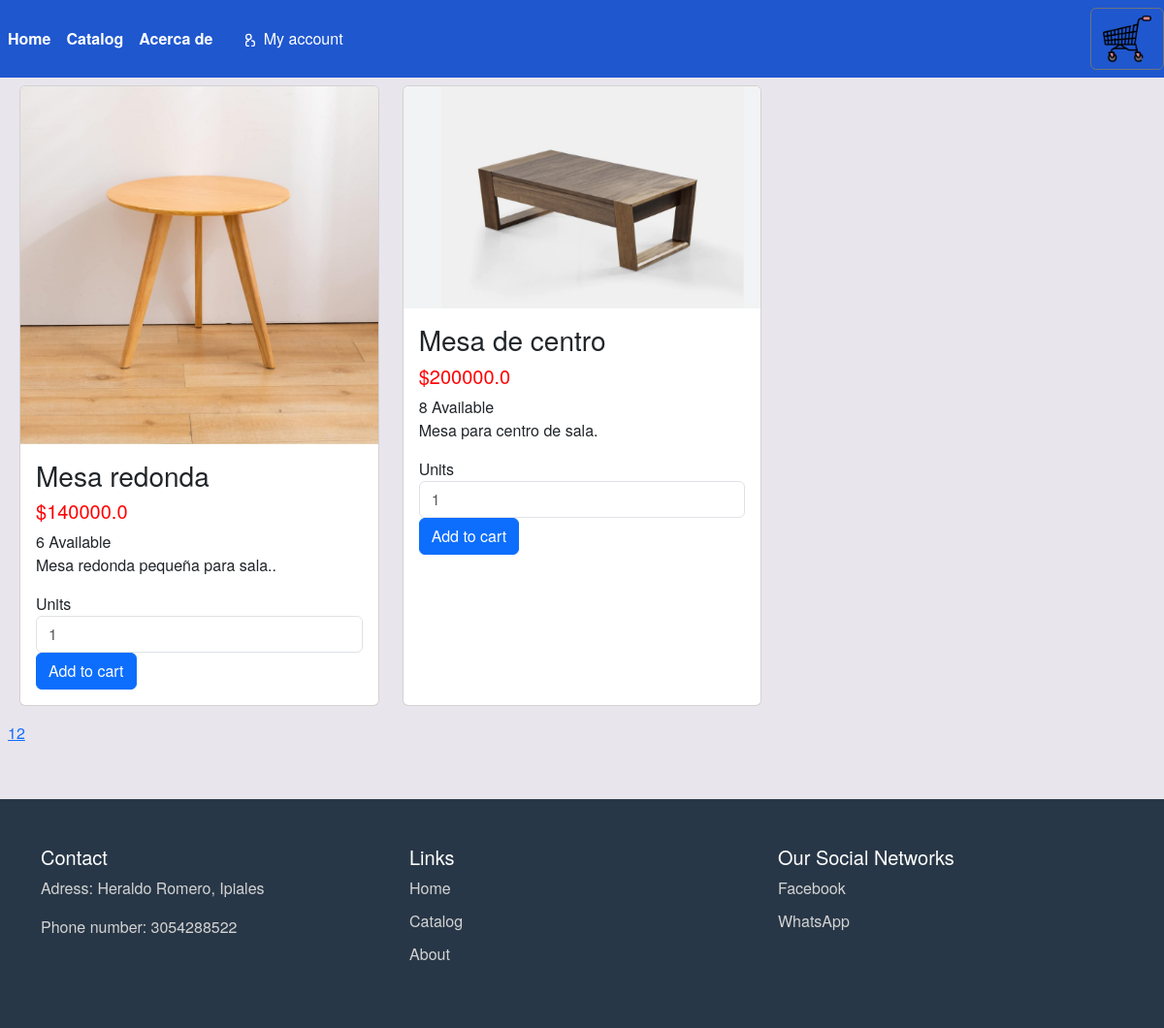
/catalogo?page=2, run on the app's committed database.
### tables this page shows
CREATE TABLE Productos (
            id INTEGER PRIMARY KEY,
            nombre TEXT NOT NULL,
            unidades INTEGER NOT NULL DEFAULT 1,
            tipo INTEGER NOT NULL,
            costo REAL NOT NULL,
            descripcion TEXT NOT NULL,
            imagen TEXT NOT NULL,
            FOREIGN KEY (tipo) REFERENCES Tipos(id)
        );

### aplicacion/catalogo/routes.py (the view, shortened to what this page needs)
@catalogo.route('/catalogo', methods=['GET', 'POST'])
def pagina_catalogo():
  page = request.args.get('page', 1, type=int)
  per_page = 3  # Adjust as needed
  productos, total_productos = obtenerproductos(page, per_page)
  form = FormularioComprarProducto(request.form)
  return render_template('catalogo.html', productos=productos, total_productos = total_productos, per_page=per_page, form=form)

### aplicacion/catalogo/forms.py
class FormularioComprarProducto(FlaskForm):
    cantidad = IntegerField(_('Units'), validators=[DataRequired(_('How many do you want?')), NumberRange(min=1, message=_('Not valid quantity'))])
    submit = SubmitField(_('Add to cart'))

### aplicacion/__init__.py (called while the page is built)
def get_locale():
    print(request.accept_languages)
    return request.accept_languages.best_match(app.config['LANGUAGES'])

### aplicacion/database/crud_productos.py (called while the page is built)
def obtenerproductos(page=1, per_page=10):
    ruta=current_app.config['DATABASE_URI'].replace('sqlite:///','')
    print(ruta)
    conexion=sqlite3.connect(ruta)
    cursor=conexion.cursor()#para relizar consultas mediante un cursor
    cursor.execute("""SELECT Productos.id, Productos.nombre, Productos.unidades, Tipos.tipo, Productos.costo, Productos.descripcion, Productos.imagen
        FROM Productos
        INNER JOIN Tipos ON Productos.tipo = Tipos.id;
        """)
    productos=cursor.fetchall()
    conexion.close()
    start_idx = (page - 1) * per_page
    end_idx = start_idx + per_page
    paginated_products = productos[start_idx:end_idx]
    return paginated_products, len(productos)

### aplicacion/catalogo/templates/catalogo.html (shortened to what this page needs)
{% extends "base.html" %}
{% block content %}
<div class="row justify-content-center, mx-auto p-2" style="width: 1200px;">
    {% for producto in productos %}
    <div class="col-sm-4 mb-3 mb-sm-3">
        <div class="card d-flex flex-column h-100">
            <img src="{{ url_for('static', filename='files/' + producto[6]) }}" class="card-img-top" alt="...">
            <div class="card-body">
                <h3 class="card-title">{{producto[1]}}</h3>
                <h5 style="color: red;">${{producto[4]}}</h5>
                <label>{{ _("%s Available" % producto[2]) }}</label>
                <p class="card-text">{{producto[5]}}.</p>
                <form method="POST" action="{{ url_for('catalogo.pagina_catalogo') }}">
                    <div class="form-group">
                        {{ form.cantidad.label }} {{ form.cantidad(class="form-control", placeholder='1') }}
                    </div>
                    {{ form.submit(class="btn btn-primary add-to-cart") }}
                </form>
            </div>
        </div>
    </div>
    {% endfor %}
    <div class="pagination">
        {% for page_num in range(1, (total_productos // per_page) + 2) %}
        {% if page_num == page %}
        <span class="current">{{ page_num }}</span>
        {% else %}
        <a href="{{ url_for('catalogo.pagina_catalogo', page=page_num) }}">{{ page_num }}</a>
        {% endif %}
        {% endfor %}
    </div>
</div>
{% endblock %}

### aplicacion/static/css/styles.css (style rules this page uses)
body { background-color: #e9e5ec; color: #343a40; font-family: 'Helvetica Neue', Arial, sans-serif; }

### data on the page
Productos: imagen (picture), nombre "Mesa redonda", costo "140000.0", descripcion "Mesa redonda pequeña para sala.", cantidad.label "Units"
Productos: imagen (picture), nombre "Mesa de centro", costo "200000.0", descripcion "Mesa para centro de sala", cantidad.label "Units"

### other printed values
{{ page_num }} "1" "2"
